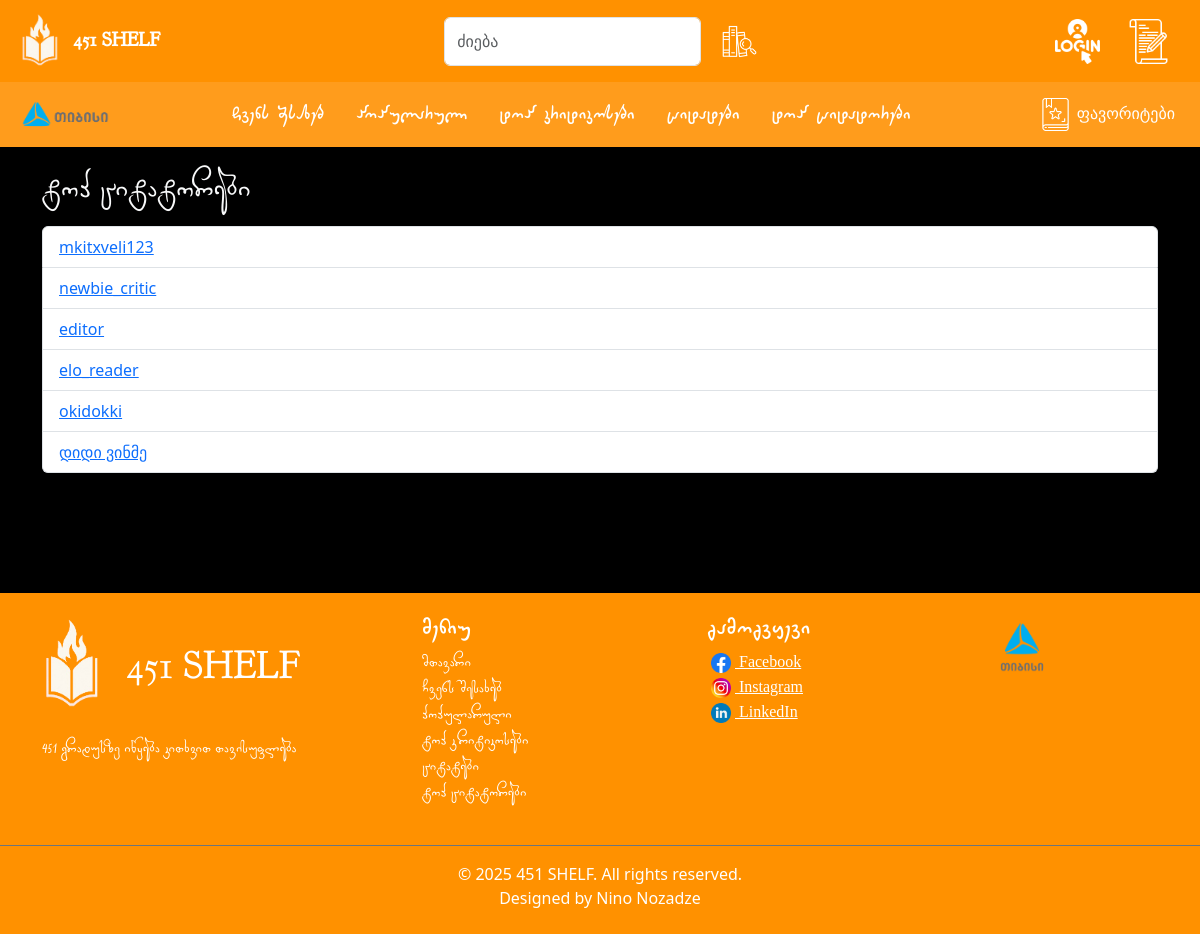
/top-quoters, run on the app's committed database.
### models.py (models this page shows, shortened)
class User(UserMixin, db.Model):
    __tablename__ = 'user'
    __table_args__ = {'extend_existing': True}
    id = db.Column(db.Integer, primary_key=True)
    username = db.Column(db.String(80), unique=True, nullable=False)
    email = db.Column(db.String(120), unique=True, nullable=False)
    password_hash = db.Column(db.String(128), nullable=False)
    is_admin = db.Column(db.Boolean, default=False)
    image = db.Column(db.String(255), nullable=True)
    reviews = db.relationship('Review', backref='user', lazy=True)
    quotes = db.relationship('Quote', backref='user', lazy=True)
    @property
    def quote_count(self):
        return len(self.quotes)

### routes.py (the view)
@main.route("/top-quoters")
def top_quoters():
    users = User.query.all()
    quoters = [user for user in users if user.quote_count >= 0]
    quoters.sort(key=lambda u: u.quote_count, reverse=True)
    return render_template("top_quoters.html", quoters=quoters)

### templates/top_quoters.html
{% extends "base.html" %}
{% block content %}
<h2 class="mt-4 mb-3 text-light fifitxt">ტოპ ციტატორები</h2>
<ul class="list-group">
  {% for user in quoters %}
    <li class="list-group-item d-flex justify-content-between align-items-center">
      <a href="{{ url_for('main.quotes_by_author', username=user.username) }}">{{ user.username }}</a>
      <span class="badge badge-primary badge-pill">{{ user.quote_count }}</span>
    </li>
  {% endfor %}
</ul>
<br>
<br>
<br>
{% endblock %}

### static/style.css (style rules this page uses)
.fifitxt { font-family: merabi; }

### data on the page
User: username "mkitxveli123"
User: username "newbie_critic"
User: username "editor"
User: username "elo_reader"
User: username "okidokki"
User: username "დიდი ვინმე"
